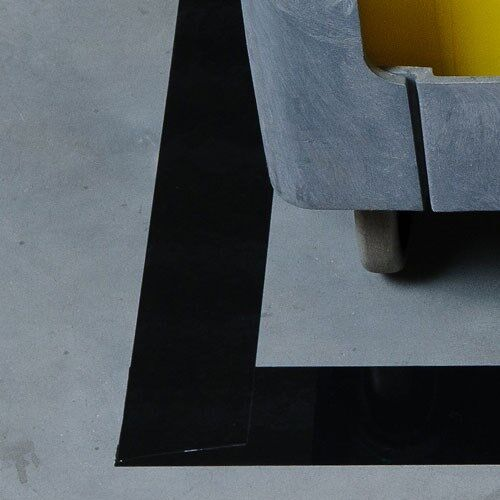
#> input picture tape.jpg, 500 x 500 px
$ python -i lib_image_processing.py   (imports and definitions only)
#> lines starting #> are read from the running program, lines starting #| are printed output that depends on the picture; after the words box and inside, x2 and y2 are one past the last pixel; in counts of white or black regions, pixels touching at a corner belong together
#> further down, picture is the input picture: shape (500, 500, 3); mean B, G, R 90.8, 87.1, 80.6
import cv2 as cv
import numpy as np

class ImageProcessor:
    def __init__(self, blur=10, block_size=5, c=3, threshold=65):
        self._BLUR = blur
        self._BLOCK_SIZE = block_size
        self._C = c
        self._THRESHOLD = threshold

    def get_edges_and_houghlines(self, camera_frame):
        processed_frame = self._process_frame(camera_frame)
        edges, lines = self._find_edges_and_houghlines(processed_frame)
        return edges, lines

    def _process_frame(self, camera_frame):
        processed_frame = cv.cvtColor(camera_frame, cv.COLOR_BGR2GRAY)
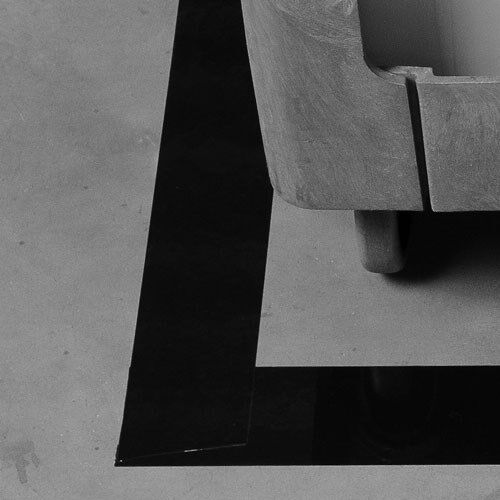
#> processed_frame: shape (500, 500); min 0, max 188, mean 85.5
        processed_frame = cv.medianBlur(processed_frame, 2*self._BLUR+1)
        processed_frame = cv.adaptiveThreshold(
            processed_frame,
            255,
            cv.ADAPTIVE_THRESH_GAUSSIAN_C,
            cv.THRESH_BINARY,
            2*(self._BLOCK_SIZE+1)+1,
            self._C)
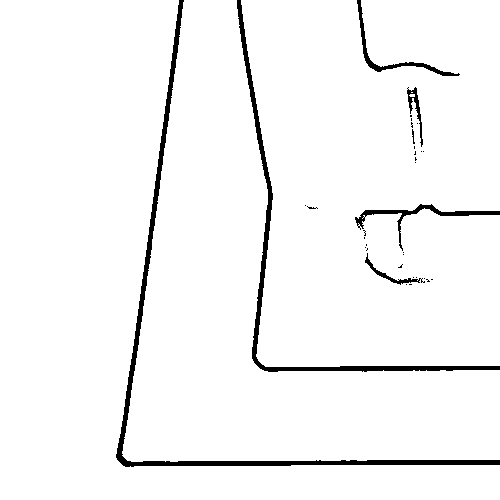
#> processed_frame: shape (500, 500); 96.5% white; 34 black regions (27 under 20 px), largest, box (x1, y1, x2, y2) and area: (116, 0, 500, 467) 4055, (237, 0, 500, 372) 2789, (355, 204, 500, 251) 766
        return processed_frame

    def _find_edges_and_houghlines(self, processed_frame):
        edges = cv.Canny(processed_frame, 50, 150, apertureSize = 3)
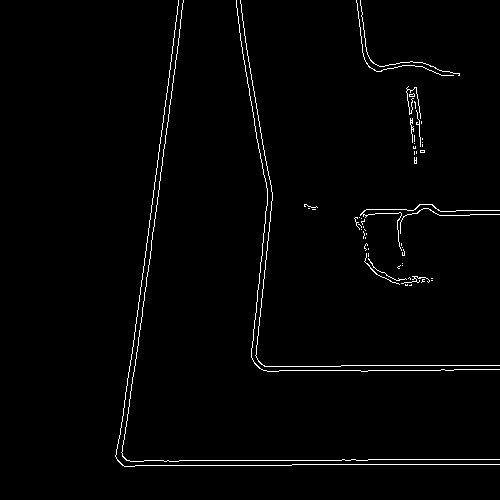
#> edges: shape (500, 500); 1.7% white in thin lines or dots, all inside (x1, y1, x2, y2) = (115, 0, 500, 467)
        houghlines = cv.HoughLines(edges, 1, np.pi/180, self._THRESHOLD)
#> houghlines = 32 rows, first 8: [179, 0.14], [464, 1.57], [460, 1.57], [184, 0.14], [370, 1.57], [365, 1.57], [291, 0.105], [177, 0.122]
        return edges, houghlines


>>> import cv2
>>> picture = cv2.imread('../tape.jpg')
>>> result = ImageProcessor().get_edges_and_houghlines(picture)
#> in get_edges_and_houghlines, `edges, lines = self._find_edges_and_houghlines(processed_frame)`: lines has the same summary as houghlines in _find_edges_and_houghlines
